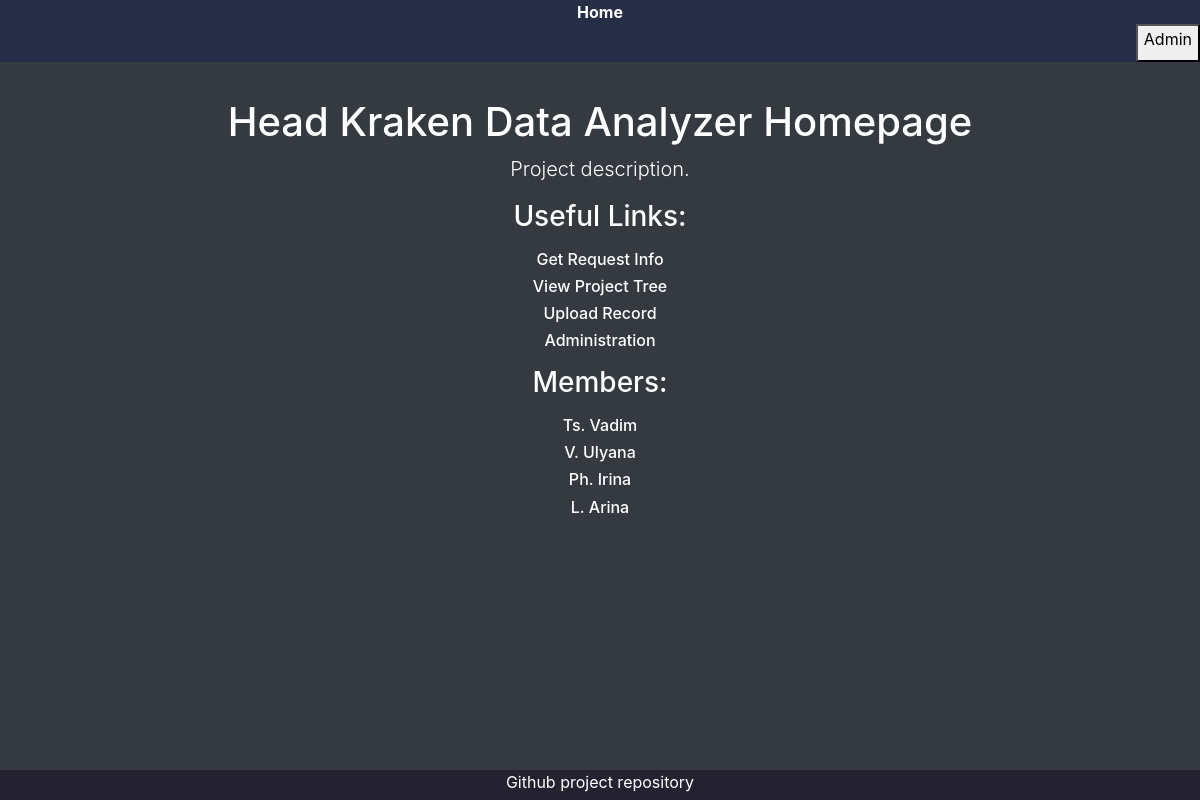
The page / on the database its author committed.
### main/models.py (models this page shows, shortened)
class SiteMember(models.Model):
	name = models.CharField(verbose_name="Member Name", max_length=150)
	about = models.TextField(verbose_name="About Yourself", blank=True)
	contact_url = models.URLField(verbose_name="Contact Url", blank=True)

### main/views.py (the view)
# urls.py: path('', homepage),
def homepage(request):
	return render(request, 'main/home.html', {'members': SiteMember.objects.all()})

### main/templates/main/home.html (shortened to what this page needs)
{% extends 'base/base.html' %}
{% block header_content %}
<div id="header-admin-btn">
    <form action="admin/" method="GET">
        <button type="submit">
            <label for="Admin">Admin</label>
        </button>
    </form>
</div>
{% endblock %}
{% block content %}
    <div id="headline">
        <h1>Head Kraken Data Analyzer Homepage</h1>
    </div>
    <div id="description">
        <p class="lead">
            Project description.
        </p>
    </div>
    <div id="links">
        <p><h3>Useful Links:</h3></p>
        <h6><a href="{% url 'rinfo' %}" class="text-white">Get Request Info</a></h6>
        <h6><a href="{% url 'tree' %}" class="text-white">View Project Tree</a></h6>
        <h6><a href="{% url 'upload' %}" class="text-white">Upload Record</a></h6>
        <h6><a href="admin/" class="text-white">Administration</a></h6>
    </div>
    <div id="member-list">
        <p><h3>Members:</h3></p>
        {% for member in members %}
            {% if member.contact_url %}
                <h6><a href="{{ member.contact_url }}" target="_blank" class="text-white">{{ member.name }}</a></h6>
            {% else %}
                <h6>{{ member.name }}</h6>
            {% endif %}
        {% endfor %}
    </div>
{% endblock %}

### main/templates/base/base.html (style rules this page uses)
html,body { height: 100%; }

### main/templates/main/home.html (style rules this page uses)
#header-admin-btn { text-align: right; vertical-align: middle; }
#headline { text-align: center; color: white; }
#description { text-align: center; color: white; }
#links { text-align: center; }
#member-list { text-align: center; }

### rows shown on the page
SiteMember: name "Ts. Vadim"
SiteMember: name "V. Ulyana"
SiteMember: name "Ph. Irina"
SiteMember: name "L. Arina"
